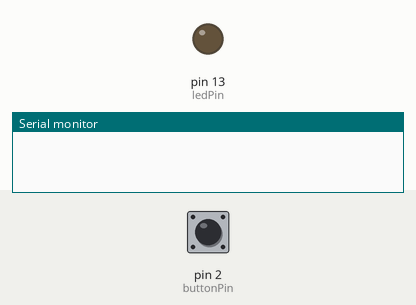
Recording of a sketch running on a simulated Arduino Uno, built with avr-gcc and run on an emulated ATmega328P. Shown: output pins drawn as LEDs (lit = HIGH), the last lines printed to the serial monitor. Inputs (shaded band) come from the test bench; at power-on: pin 2 (buttonPin) LOW.

Above: at 1.2 s.
1.3 s: pin 2 (buttonPin) pulled HIGH for 0.15 s
At 2.5 s:
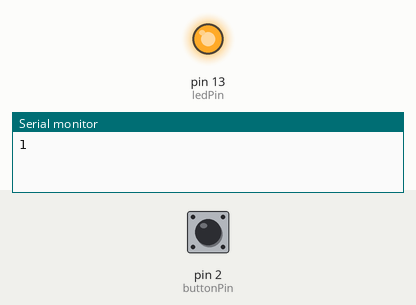
2.9 s: pin 2 (buttonPin) pulled HIGH for 1 s
At 3.9 s:
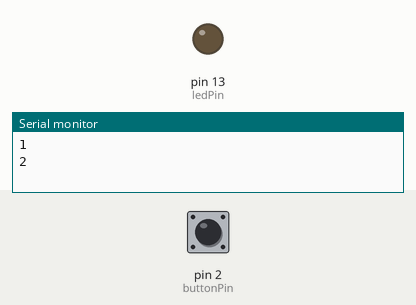
5.4 s: pin 2 (buttonPin) pulled HIGH for 3.2 s
At 5.8 s:
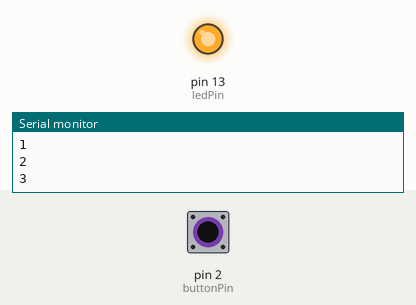
Timing chart, 0 to 8.4 s (numbered marks = the images above; inputs shaded):
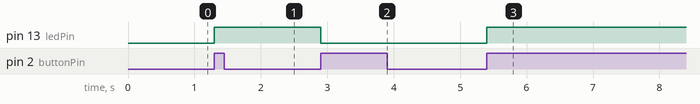

Measured:
- after the input at 1.3 s, pin 13 (ledPin): LOW → HIGH at once
- after the input at 2.9 s, pin 13 (ledPin): HIGH → LOW at once
- after the input at 5.4 s, pin 13 (ledPin): LOW → HIGH at once

The sketch:

ButtonBounce.ino
```cpp
/*
  Project: LED Control with Button
  Description: This project demonstrates various configurations for controlling an LED using a button.
               Note that debounce handling is not implemented in this example.

  Configurations:
    1. MODE_TOGGLE - The LED toggles its state with each button press.
    2. MODE_HOLD - The LED remains on while the button is pressed and off when released.
    3. MODE_BLINK - The LED blinks briefly with each button press.

  Usage:
    - Modify the CURRENT_MODE constant to switch between different LED behaviors.
    - This example uses MODE_TOGGLE as the default configuration.

    - Ensure proper hardware connections before running the code.
    - Be aware of the *pulldown* resistor for the button connection.

  Hardware:
    - Button connected to pin 2.
    - LED connected to pin 13.

  Author: [Gioele Bernardini]
  Date: [14/07/2024]
*/

#define MODE_TOOGLE 1
#define MODE_HOLD 2
#define MODE_BLINK 3

// Modify this value to change the LED behavior
#define CURRENT_MODE MODE_TOOGLE

const int buttonPin = 2;
const int ledPin = 13;

int buttonState = 0;
int lastButtonState = 0;
int buttonPressCount = 0;

// Required for the Toggle mode
int ledState = LOW;

void setup() {
  pinMode(ledPin, OUTPUT);
  pinMode(buttonPin, INPUT);
  Serial.begin(9600);
}

void loop() {
  buttonState = digitalRead(buttonPin);

  // Check for state change and count button presses
  if (buttonState != lastButtonState) {
    if (buttonState == HIGH) {
      buttonPressCount++;
      Serial.println(buttonPressCount);
    }

    handleLED(CURRENT_MODE, buttonState);
    lastButtonState = buttonState;
  }
}

// Note: Both parameters are global variables and are directly accessible.
// This approach is used to promote good coding practices and enhance adaptability.
void handleLED(int mode, int buttonState) {
  switch (mode) {
    case MODE_TOOGLE:
      toggleLED(buttonState);
      break;
    case MODE_HOLD:
      holdLED(buttonState);
      break;
    case MODE_BLINK:
      blinkLED(buttonState);
      break;

    default:
      break;
  }
}

// Toggles the LED state on button press
void toggleLED(int buttonState) {
  if (buttonState == HIGH) {
    ledState = !ledState;
    digitalWrite(ledPin, ledState);
  }
}

// Keeps the LED on while the button is pressed
void holdLED(int buttonState) {
  if (buttonState == HIGH) {
    digitalWrite(ledPin, HIGH);
  } else {
    digitalWrite(ledPin, LOW);
  }
}

// Blinks the LED briefly when the button is pressed
void blinkLED(int buttonState) {
  if (buttonState == HIGH) {
    digitalWrite(ledPin, HIGH);
    delay(200);
    digitalWrite(ledPin, LOW);
  }
}
```
